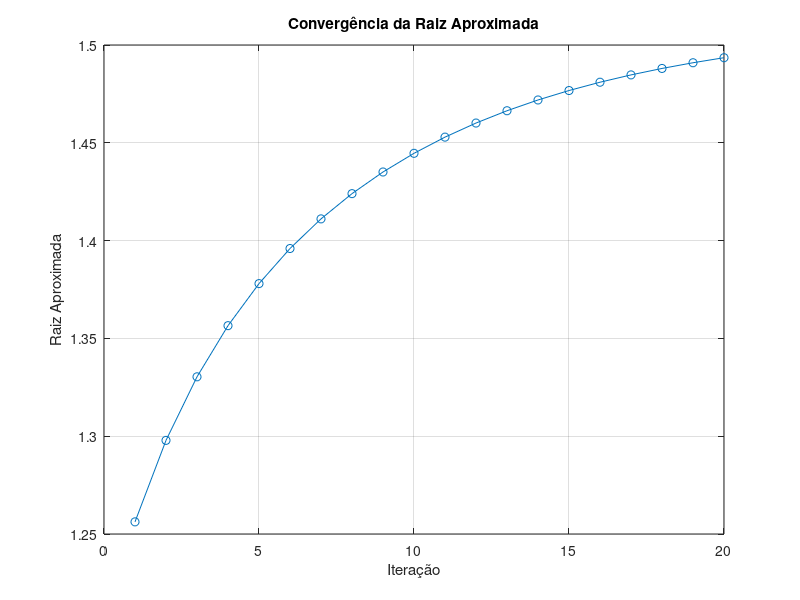

Here is the MATLAB script that generated this plot:
function ponto_fixo()
    % Constantes
    g = 9.81; % m/s^2
    Q = 20;   % m^3/s
    lambda = 0.05; % fator de relaxamento
    tol = 0.01; % tolerância de 1%
    
    % Inicialização
    y = 1.2; % chute inicial
    erro = Inf;
    iter = 0;
    max_iter = 20; % limite de iterações

    % Armazena os resultados das iterações
    iters = [];
    estimativas = [];
    f_values = [];
    aprox_errors = [];
    
    % Método do ponto fixo
    while erro > tol && iter < max_iter
        B = 3 + y;
        Ac = 3 * y + y^2 / 2;
        f_y = 1 - Q^2 * B / (g * Ac^3); % Calcula f(y)
        y_new = y - lambda * f_y; % Método do ponto fixo

        % Calcula o erro aproximado
        erro = abs((y_new - y) / y_new) * 100;

        % Armazena os dados de cada iteração
        iters(end + 1) = iter + 1;
        estimativas(end + 1) = y_new;
        f_values(end + 1) = f_y;
        aprox_errors(end + 1) = erro;

        % Atualiza y
        y = y_new;
        iter = iter + 1; % Incrementa o contador de iterações
    end

    % Cria a tabela com os resultados
    fprintf('\n%-10s %-15s %-15s %-20s\n', ...
            'Iteração', 'Raiz Aproximada', 'f(y)', 'Erro Aproximado (%)');
    for k = 1:length(iters)
        fprintf('%-10d %-15.4f %-15.4f %-20.4f\n', ...
                iters(k), estimativas(k), f_values(k), aprox_errors(k));
    end

    % Mostra a raiz final
    final_root = estimativas(end);  % A última estimativa
    fprintf('\nA profundidade crítica encontrada é y = %0.4f m\n', final_root);
    
    % Gráfico de convergência
    plot(iters, estimativas, '-o');
    xlabel('Iteração');
    ylabel('Raiz Aproximada');
    title('Convergência da Raiz Aproximada');
    grid on;
end
